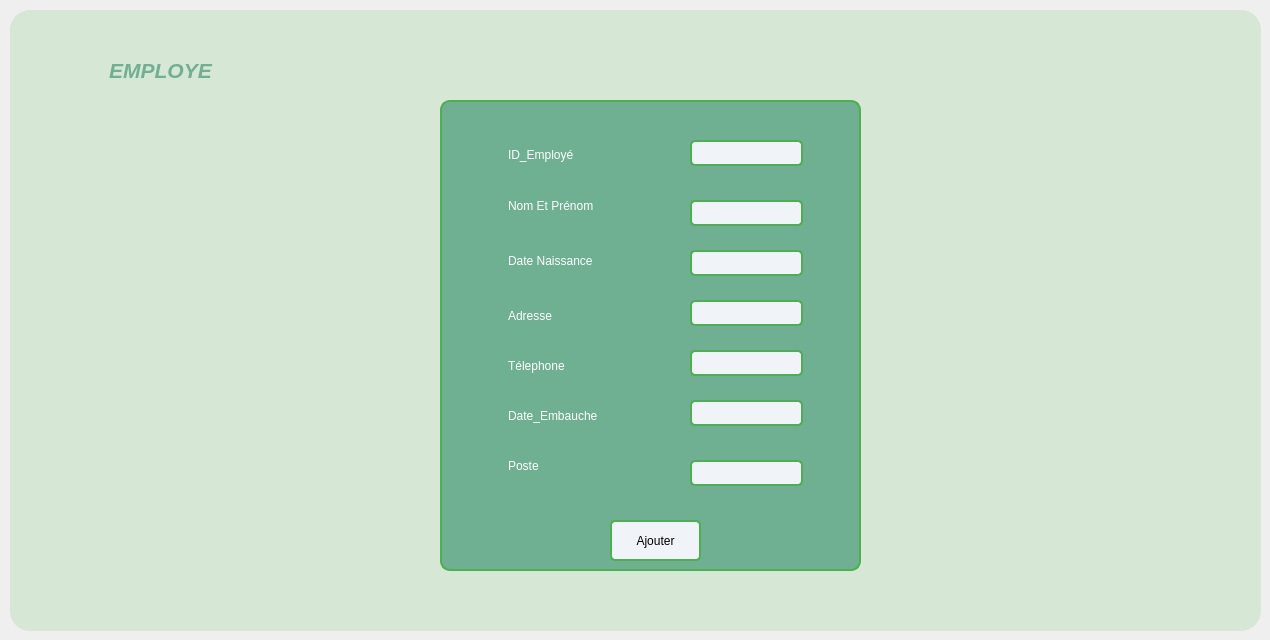
      <widget class="QWidget" name="tab_16">
       <attribute name="title">
        <string>ajouter</string>
       </attribute>
       <widget class="QFrame" name="frame_9">
        <property name="geometry">
         <rect>
          <x>430</x>
          <y>110</y>
          <width>421</width>
          <height>471</height>
         </rect>
        </property>
        <property name="styleSheet">
         <string notr="true">*{
    background-color: #f0f4f8;  /* Couleur de fond gris clair */
    font-family: Arial, sans-serif;  /* Police moderne et lisible */
}

/* Style pour les QFrame avec couleur vert pistache */
QFrame {
 background-color: #6FAF92;   /* Fond vert pistache */
    border: 2px solid #4CAF50;   /* Bordure vert émeraude */
    border-radius: 10px;         /* Coins arrondis */
    padding: 15px;        
}
QLabel {
    border: none;
}
</string>
        </property>
        <property name="frameShape">
         <enum>QFrame::StyledPanel</enum>
        </property>
        <property name="frameShadow">
         <enum>QFrame::Raised</enum>
        </property>
        <widget class="QLineEdit" name="lineEdit_57">
         <property name="geometry">
          <rect>
           <x>250</x>
           <y>40</y>
           <width>113</width>
           <height>26</height>
          </rect>
         </property>
         <property name="styleSheet">
          <string notr="true">* {
    background-color: #FFFFF;   /* Fond vert pistache */
    border:  2px solid #4CAF50;   /* Bordure bleu clair */
    border-radius: 5px;         /* Coins arrondis */
    padding: 15px;               /* Espacement interne */
}</string>
         </property>
        </widget>
        <widget class="QLineEdit" name="lineEdit_58">
         <property name="geometry">
          <rect>
           <x>250</x>
           <y>100</y>
           <width>113</width>
           <height>26</height>
          </rect>
         </property>
         <property name="styleSheet">
          <string notr="true">* {
    background-color: #FFFFF;   /* Fond vert pistache */
    border: 2px solid #4CAF50;   /* Bordure bleu clair */
    border-radius: 5px;         /* Coins arrondis */
    padding: 15px;               /* Espacement interne */
}</string>
         </property>
        </widget>
        <widget class="QLineEdit" name="lineEdit_59">
         <property name="geometry">
          <rect>
           <x>250</x>
           <y>200</y>
           <width>113</width>
           <height>26</height>
          </rect>
         </property>
         <property name="styleSheet">
          <string notr="true">* {
    background-color: #FFFFF;   /* Fond vert pistache */
    border: 2px solid #4CAF50;   /* Bordure bleu clair */
    border-radius: 5px;         /* Coins arrondis */
    padding: 15px;               /* Espacement interne */
}</string>
         </property>
        </widget>
        <widget class="QLineEdit" name="lineEdit_60">
         <property name="geometry">
          <rect>
           <x>250</x>
           <y>250</y>
           <width>113</width>
           <height>26</height>
          </rect>
         </property>
         <property name="styleSheet">
          <string notr="true">* {
    background-color: #FFFFF;   /* Fond vert pistache */
    border:  2px solid #4CAF50;   /* Bordure bleu clair */
    border-radius: 5px;         /* Coins arrondis */
    padding: 15px;               /* Espacement interne */
}</string>
         </property>
        </widget>
        <widget class="QLineEdit" name="lineEdit_61">
         <property name="geometry">
          <rect>
           <x>250</x>
           <y>150</y>
           <width>113</width>
           <height>26</height>
          </rect>
         </property>
         <property name="styleSheet">
          <string notr="true">* {
    background-color: #FFFFF;   /* Fond vert pistache */
    border:  2px solid #4CAF50;   /* Bordure bleu clair */
    border-radius: 5px;         /* Coins arrondis */
    padding: 15px;               /* Espacement interne */
}</string>
         </property>
        </widget>
        <widget class="QLineEdit" name="lineEdit_62">
         <property name="geometry">
          <rect>
           <x>250</x>
           <y>300</y>
           <width>113</width>
           <height>26</height>
          </rect>
         </property>
         <property name="styleSheet">
          <string notr="true">* {
    background-color: #FFFFF;   /* Fond vert pistache */
    border:  2px solid #4CAF50;   /* Bordure bleu clair */
    border-radius: 5px;         /* Coins arrondis */
    padding: 15px;               /* Espacement interne */
}</string>
         </property>
        </widget>
        <widget class="QLineEdit" name="lineEdit_63">
         <property name="geometry">
          <rect>
           <x>250</x>
           <y>360</y>
           <width>113</width>
           <height>26</height>
          </rect>
         </property>
         <property name="styleSheet">
          <string notr="true">* {
    background-color: #FFFFF;   /* Fond vert pistache */
    border: 2px solid #4CAF50;   /* Bordure bleu clair */
    border-radius: 5px;         /* Coins arrondis */
    padding: 15px;               /* Espacement interne */
}</string>
         </property>
        </widget>
        <widget class="QLabel" name="label_73">
         <property name="geometry">
          <rect>
           <x>70</x>
           <y>29</y>
           <width>91</width>
           <height>41</height>
          </rect>
         </property>
         <property name="styleSheet">
          <string notr="true">* {
    color: white;
}
</string>
         </property>
         <property name="text">
          <string>Nom</string>
         </property>
        </widget>
        <widget class="QLabel" name="label_74">
         <property name="geometry">
          <rect>
           <x>70</x>
           <y>80</y>
           <width>101</width>
           <height>51</height>
          </rect>
         </property>
         <property name="styleSheet">
          <string notr="true">* {
    color: white;
}
</string>
         </property>
         <property name="text">
          <string>Vignette</string>
         </property>
        </widget>
        <widget class="QLabel" name="label_75">
         <property name="geometry">
          <rect>
           <x>70</x>
           <y>130</y>
           <width>131</width>
           <height>61</height>
          </rect>
         </property>
         <property name="styleSheet">
          <string notr="true">* {
    color: white;
}
</string>
         </property>
         <property name="text">
          <string>Famille</string>
         </property>
        </widget>
        <widget class="QLabel" name="label_77">
         <property name="geometry">
          <rect>
           <x>70</x>
           <y>190</y>
           <width>141</width>
           <height>51</height>
          </rect>
         </property>
         <property name="styleSheet">
          <string notr="true">* {
    color: white;
}
</string>
         </property>
         <property name="text">
          <string>Date_fabrication</string>
         </property>
        </widget>
        <widget class="QLabel" name="label_78">
         <property name="geometry">
          <rect>
           <x>60</x>
           <y>240</y>
           <width>191</width>
           <height>51</height>
          </rect>
         </property>
         <property name="styleSheet">
          <string notr="true">* {
    color: white;
}
</string>
         </property>
         <property name="text">
          <string>   Date_expiration</string>
         </property>
        </widget>
        <widget class="QLabel" name="label_79">
         <property name="geometry">
          <rect>
           <x>50</x>
           <y>290</y>
           <width>121</width>
           <height>51</height>
          </rect>
         </property>
         <property name="styleSheet">
          <string notr="true">* {
    color: white;
}
</string>
         </property>
         <property name="text">
          <string>      Dosage</string>
         </property>
        </widget>
        <widget class="QLabel" name="label_80">
         <property name="geometry">
          <rect>
           <x>50</x>
           <y>340</y>
           <width>131</width>
           <height>51</height>
          </rect>
         </property>
         <property name="styleSheet">
          <string notr="true">* {
    color: white;
}
</string>
         </property>
         <property name="text">
          <string>       Seuil_Min</string>
         </property>
        </widget>
        <widget class="QPushButton" name="pushButton_17">
         <property name="geometry">
          <rect>
           <x>170</x>
           <y>420</y>
           <width>81</width>
           <height>41</height>
          </rect>
         </property>
         <property name="styleSheet">
          <string notr="true">* {
	font: 700 7pt &quot;Segoe UI&quot;;
    background-color: #FFFFF;   /* Fond vert pistache */
    border: 2px solid #4CAF50;   /* Bordure bleu clair */
    border-radius: 5px;         /* Coins arrondis */
    padding: 10px;               /* Espacement interne */
}
*:hover {
    background-color: #81C784;  /* Lighter green on hover */
}</string>
         </property>
         <property name="text">
          <string>Modifier</string>
         </property>
        </widget>
        <widget class="QPushButton" name="pb_select_24">
         <property name="geometry">
          <rect>
           <x>380</x>
           <y>10</y>
           <width>31</width>
           <height>31</height>
          </rect>
         </property>
         <property name="styleSheet">
          <string notr="true">*{
    background-color: #6FAF92;  /* Medium green button */
    border: 1px solid #388E3C;  /* Darker green border */
    border-radius: 5px;
    color: #FFFFFF;             /* White text for contrast */
    padding: 5px;
}

*:hover {
    background-color: #81C784;  /* Lighter green on hover */
}</string>
         </property>
         <property name="text">
          <string/>
         </property>
         <property name="icon">
          <iconset>
           <normaloff>../../x.png</normaloff>../../x.png</iconset>
         </property>
         <property name="iconSize">
          <size>
           <width>16</width>
           <height>30</height>
          </size>
         </property>
        </widget>
        <widget class="QPushButton" name="pb_select_25">
         <property name="geometry">
          <rect>
           <x>10</x>
           <y>10</y>
           <width>31</width>
           <height>31</height>
          </rect>
         </property>
         <property name="styleSheet">
          <string notr="true">*{
    background-color: #6FAF92;  /* Medium green button */
    border: 1px solid #388E3C;  /* Darker green border */
    border-radius: 5px;
    color: #FFFFFF;             /* White text for contrast */
    padding: 5px;
}

*:hover {
    background-color: #81C784;  /* Lighter green on hover */
}</string>
         </property>
         <property name="text">
          <string/>
         </property>
         <property name="icon">
          <iconset>
           <normaloff>../../en-arriere.png</normaloff>../../en-arriere.png</iconset>
         </property>
         <property name="iconSize">
          <size>
           <width>22</width>
           <height>30</height>
          </size>
         </property>
        </widget>
       </widget>
       <widget class="QGroupBox" name="groupBox_16">
        <property name="geometry">
         <rect>
          <x>10</x>
          <y>10</y>
          <width>1251</width>
          <height>621</height>
         </rect>
        </property>
        <property name="styleSheet">
         <string notr="true">background-color:#D6E7D5;

border-radius : 20px;</string>
        </property>
        <property name="title">
         <string/>
        </property>
        <widget class="QLabel" name="label_81">
         <property name="geometry">
          <rect>
           <x>50</x>
           <y>30</y>
           <width>201</width>
           <height>61</height>
          </rect>
         </property>
         <property name="styleSheet">
          <string notr="true">*{
    color: #6FAF92;
    font-size: 16px; /* Taille du texte (ajustable) */
    font-weight: normal; /* Style du texte */
}</string>
         </property>
         <property name="text">
          <string>&lt;html&gt;&lt;head/&gt;&lt;body&gt;&lt;p align=&quot;center&quot;&gt;&lt;span style=&quot; font-size:16pt; font-weight:700; font-style:italic;&quot;&gt;EMPLOYE&lt;/span&gt;&lt;/p&gt;&lt;/body&gt;&lt;/html&gt;</string>
         </property>
        </widget>
        <widget class="QFrame" name="frame_12">
         <property name="geometry">
          <rect>
           <x>430</x>
           <y>90</y>
           <width>421</width>
           <height>471</height>
          </rect>
         </property>
         <property name="styleSheet">
          <string notr="true">*{
    background-color: #f0f4f8;  /* Couleur de fond gris clair */
    font-family: Arial, sans-serif;  /* Police moderne et lisible */
}

/* Style pour les QFrame avec couleur vert pistache */
QFrame {
 background-color: #6FAF92;   /* Fond vert pistache */
    border: 2px solid #4CAF50;   /* Bordure vert émeraude */
    border-radius: 10px;         /* Coins arrondis */
    padding: 15px;        
}
QLabel {
    border: none;
}
</string>
         </property>
         <property name="frameShape">
          <enum>QFrame::StyledPanel</enum>
         </property>
         <property name="frameShadow">
          <enum>QFrame::Raised</enum>
         </property>
         <widget class="QLineEdit" name="lineEdit">
          <property name="geometry">
           <rect>
            <x>250</x>
            <y>40</y>
            <width>113</width>
            <height>26</height>
           </rect>
          </property>
          <property name="styleSheet">
           <string notr="true">* {
    background-color: #FFFFF;   /* Fond vert pistache */
    border:  2px solid #4CAF50;   /* Bordure bleu clair */
    border-radius: 5px;         /* Coins arrondis */
    padding: 15px;               /* Espacement interne */
}</string>
          </property>
         </widget>
         <widget class="QLineEdit" name="lineEdit_78">
          <property name="geometry">
           <rect>
            <x>250</x>
            <y>100</y>
            <width>113</width>
            <height>26</height>
           </rect>
          </property>
          <property name="styleSheet">
           <string notr="true">* {
    background-color: #FFFFF;   /* Fond vert pistache */
    border: 2px solid #4CAF50;   /* Bordure bleu clair */
    border-radius: 5px;         /* Coins arrondis */
    padding: 15px;               /* Espacement interne */
}</string>
          </property>
         </widget>
         <widget class="QLineEdit" name="lineEdit_79">
          <property name="geometry">
           <rect>
            <x>250</x>
            <y>200</y>
            <width>113</width>
            <height>26</height>
           </rect>
          </property>
          <property name="styleSheet">
           <string notr="true">* {
    background-color: #FFFFF;   /* Fond vert pistache */
    border: 2px solid #4CAF50;   /* Bordure bleu clair */
    border-radius: 5px;         /* Coins arrondis */
    padding: 15px;               /* Espacement interne */
}</string>
          </property>
         </widget>
         <widget class="QLineEdit" name="lineEdit_80">
          <property name="geometry">
           <rect>
            <x>250</x>
            <y>250</y>
            <width>113</width>
            <height>26</height>
           </rect>
          </property>
          <property name="styleSheet">
           <string notr="true">* {
    background-color: #FFFFF;   /* Fond vert pistache */
    border:  2px solid #4CAF50;   /* Bordure bleu clair */
    border-radius: 5px;         /* Coins arrondis */
    padding: 15px;               /* Espacement interne */
}</string>
          </property>
         </widget>
         <widget class="QLineEdit" name="lineEdit_81">
          <property name="geometry">
           <rect>
            <x>250</x>
            <y>150</y>
            <width>113</width>
            <height>26</height>
           </rect>
          </property>
          <property name="styleSheet">
           <string notr="true">* {
    background-color: #FFFFF;   /* Fond vert pistache */
    border:  2px solid #4CAF50;   /* Bordure bleu clair */
    border-radius: 5px;         /* Coins arrondis */
    padding: 15px;               /* Espacement interne */
}</string>
          </property>
         </widget>
         <widget class="QLineEdit" name="lineEdit_82">
          <property name="geometry">
           <rect>
            <x>250</x>
            <y>300</y>
            <width>113</width>
            <height>26</height>
           </rect>
          </property>
          <property name="styleSheet">
           <string notr="true">* {
    background-color: #FFFFF;   /* Fond vert pistache */
    border:  2px solid #4CAF50;   /* Bordure bleu clair */
    border-radius: 5px;         /* Coins arrondis */
    padding: 15px;               /* Espacement interne */
}</string>
          </property>
         </widget>
         <widget class="QLineEdit" name="lineEdit_83">
          <property name="geometry">
           <rect>
            <x>250</x>
            <y>360</y>
            <width>113</width>
            <height>26</height>
           </rect>
          </property>
          <property name="styleSheet">
           <string notr="true">* {
    background-color: #FFFFF;   /* Fond vert pistache */
    border: 2px solid #4CAF50;   /* Bordure bleu clair */
    border-radius: 5px;         /* Coins arrondis */
    padding: 15px;               /* Espacement interne */
}</string>
          </property>
         </widget>
         <widget class="QLabel" name="label_98">
          <property name="geometry">
           <rect>
            <x>50</x>
            <y>29</y>
            <width>131</width>
            <height>51</height>
           </rect>
          </property>
          <property name="styleSheet">
           <string notr="true">* {
    color: white;
}
</string>
          </property>
          <property name="text">
           <string>ID_Employé</string>
          </property>
         </widget>
         <widget class="QLabel" name="label_101">
          <property name="geometry">
           <rect>
            <x>50</x>
            <y>80</y>
            <width>151</width>
            <height>51</height>
           </rect>
          </property>
          <property name="styleSheet">
           <string notr="true">* {
    color: white;
}
</string>
          </property>
          <property name="text">
           <string>Nom Et Prénom</string>
          </property>
         </widget>
         <widget class="QLabel" name="label_102">
          <property name="geometry">
           <rect>
            <x>50</x>
            <y>130</y>
            <width>151</width>
            <height>61</height>
           </rect>
          </property>
          <property name="styleSheet">
           <string notr="true">* {
    color: white;
}
</string>
          </property>
          <property name="text">
           <string>Date Naissance</string>
          </property>
         </widget>
         <widget class="QLabel" name="label_103">
          <property name="geometry">
           <rect>
            <x>50</x>
            <y>190</y>
            <width>141</width>
            <height>51</height>
           </rect>
          </property>
          <property name="styleSheet">
           <string notr="true">* {
    color: white;
}
</string>
          </property>
          <property name="text">
           <string>Adresse</string>
          </property>
         </widget>
         <widget class="QLabel" name="label_104">
          <property name="geometry">
           <rect>
            <x>50</x>
            <y>240</y>
            <width>191</width>
            <height>51</height>
           </rect>
          </property>
          <property name="styleSheet">
           <string notr="true">* {
    color: white;
}
</string>
          </property>
          <property name="text">
           <string>Télephone</string>
          </property>
         </widget>
         <widget class="QLabel" name="label_105">
          <property name="geometry">
           <rect>
            <x>50</x>
            <y>290</y>
            <width>161</width>
            <height>51</height>
           </rect>
          </property>
          <property name="styleSheet">
           <string notr="true">* {
    color: white;
}
</string>
          </property>
          <property name="text">
           <string>Date_Embauche</string>
          </property>
         </widget>
         <widget class="QLabel" name="label_106">
          <property name="geometry">
           <rect>
            <x>50</x>
            <y>340</y>
            <width>131</width>
            <height>51</height>
           </rect>
          </property>
          <property name="styleSheet">
           <string notr="true">* {
    color: white;
}
</string>
          </property>
          <property name="text">
           <string>Poste</string>
          </property>
         </widget>
         <widget class="QPushButton" name="pushButton_20">
          <property name="geometry">
           <rect>
            <x>170</x>
            <y>420</y>
            <width>91</width>
            <height>41</height>
           </rect>
          </property>
          <property name="styleSheet">
           <string notr="true">* {
	font: 700 7pt &quot;Segoe UI&quot;;
    background-color: #FFFFF;   /* Fond vert pistache */
    border: 2px solid #4CAF50;   /* Bordure bleu clair */
    border-radius: 5px;         /* Coins arrondis */
    padding: 10px;               /* Espacement interne */
 color: black; 
}
*:hover {
    background-color: #81C784;  /* Lighter green on hover */
}</string>
          </property>
          <property name="text">
           <string>Ajouter</string>
          </property>
         </widget>
        </widget>
       </widget>
      </widget>
